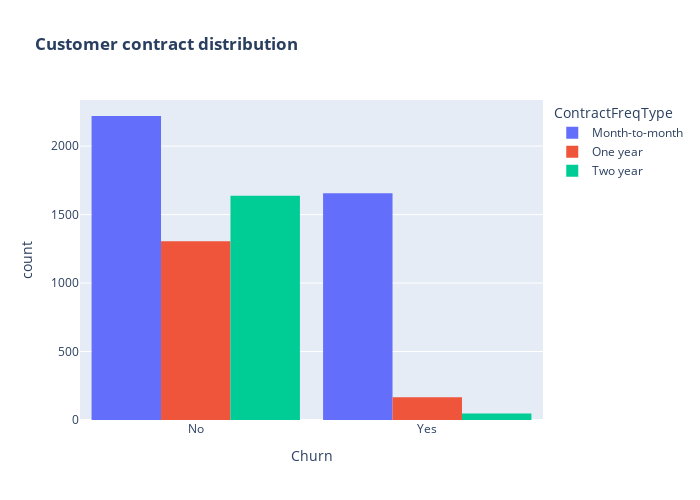

The code cell stored with this chart in its notebook:
### Code cell
fig = px.histogram(pdCustomerData, x="Churn", color="ContractFreqType", barmode="group", title="<b>Customer contract distribution<b>")
fig.update_layout(width=700, height=500, bargap=0.1)
fig.show()

### Figure 1 — Plotly figure (JSON) as saved in the notebook; plotly's stock layout.template omitted (floating-point values rounded to 4 significant figures; data arrays with more than 128 entries replaced by an {"elided": "..."} marker saying what was removed)
{"data": [{"alignmentgroup": "True", "bingroup": "x", "hovertemplate": "ContractFreqType=Month-to-month<br>Churn=%{x}<br>count=%{y}<extra></extra>", "legendgroup": "Month-to-month", "marker": {"color": "#636efa", "pattern": {"shape": ""}}, "name": "Month-to-month", "offsetgroup": "Month-to-month", "orientation": "v", "showlegend": true, "type": "histogram", "x": {"elided": "3875 str values"}, "xaxis": "x", "yaxis": "y"}, {"alignmentgroup": "True", "bingroup": "x", "hovertemplate": "ContractFreqType=One year<br>Churn=%{x}<br>count=%{y}<extra></extra>", "legendgroup": "One year", "marker": {"color": "#EF553B", "pattern": {"shape": ""}}, "name": "One year", "offsetgroup": "One year", "orientation": "v", "showlegend": true, "type": "histogram", "x": {"elided": "1472 str values"}, "xaxis": "x", "yaxis": "y"}, {"alignmentgroup": "True", "bingroup": "x", "hovertemplate": "ContractFreqType=Two year<br>Churn=%{x}<br>count=%{y}<extra></extra>", "legendgroup": "Two year", "marker": {"color": "#00cc96", "pattern": {"shape": ""}}, "name": "Two year", "offsetgroup": "Two year", "orientation": "v", "showlegend": true, "type": "histogram", "x": {"elided": "1685 str values"}, "xaxis": "x", "yaxis": "y"}], "layout": {"bargap": 0.1, "barmode": "group", "height": 500, "legend": {"title": {"text": "ContractFreqType"}, "tracegroupgap": 0}, "title": {"text": "<b>Customer contract distribution<b>"}, "width": 700, "xaxis": {"anchor": "y", "domain": [0, 1], "title": {"text": "Churn"}}, "yaxis": {"anchor": "x", "domain": [0, 1], "title": {"text": "count"}}}}
